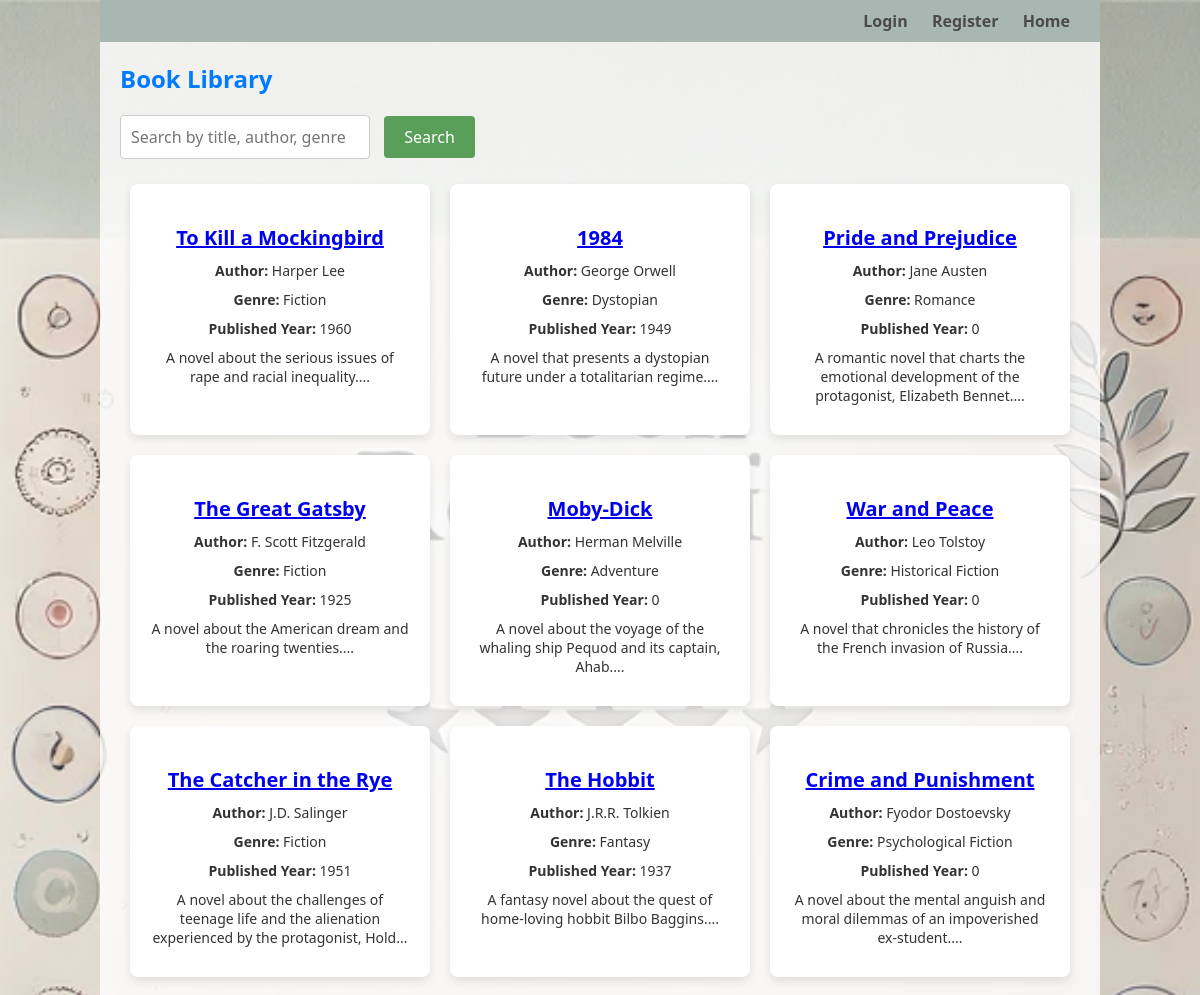
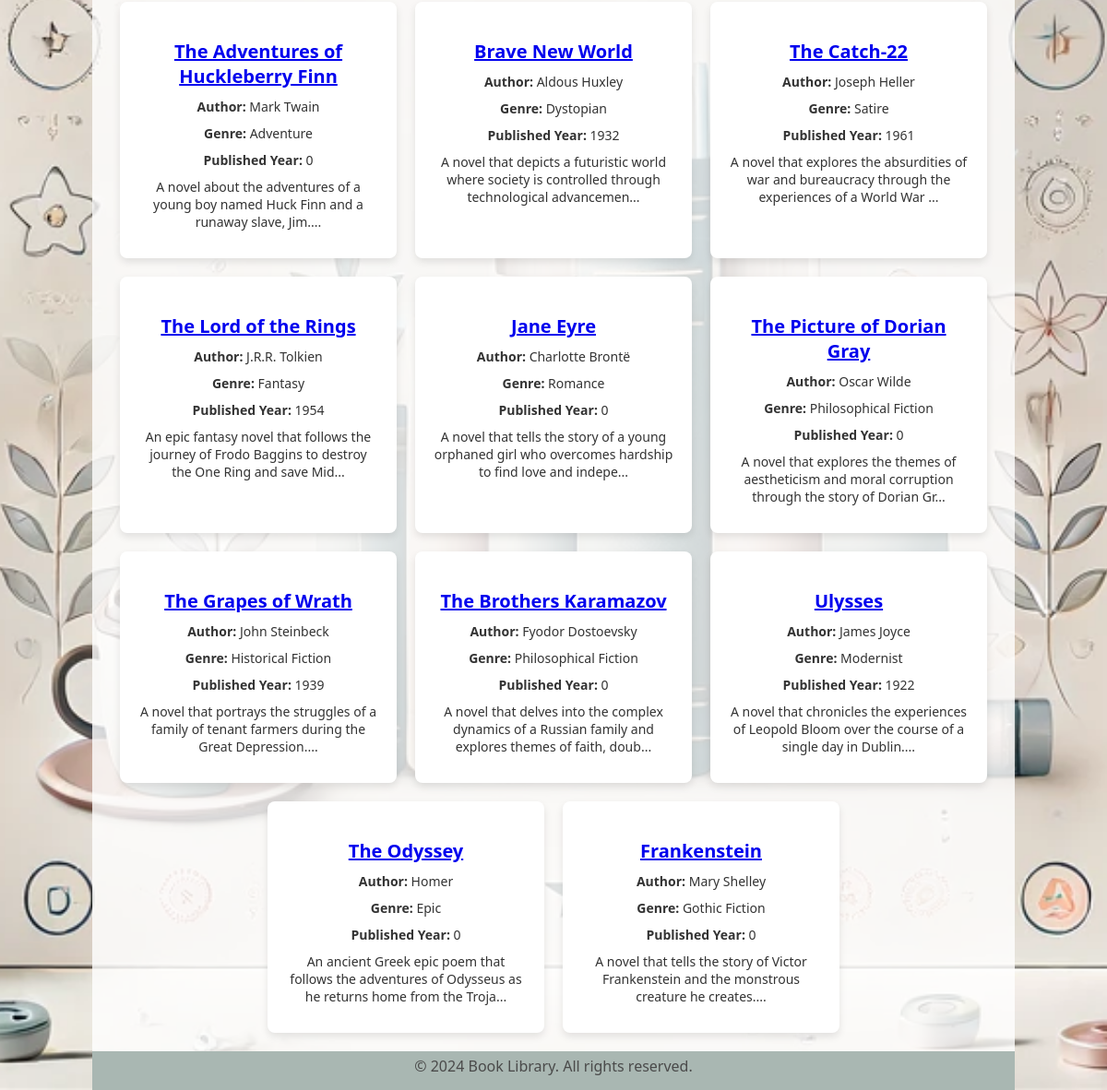
The page / on the database its author committed (2 pictures, top to bottom).
### tables this page shows
CREATE TABLE `books` (
  `id` int(11) NOT NULL,
  `title` varchar(255) NOT NULL,
  `author` varchar(255) NOT NULL,
  `genre` varchar(255) NOT NULL,
  `published_year` year(4) NOT NULL,
  `summary` text NOT NULL,
  `created_at` timestamp NOT NULL DEFAULT current_timestamp()
);

### src/Controller/BookController.php (called while the page is built, shortened)
<?php
require __DIR__ . '/../../config/database.php';
class BookController
{
    public function getAllBooks()
    {
        global $pdo;
        try {
            $stmt = $pdo->query('SELECT * FROM books');
            $results = $stmt->fetchAll();
            return $results;
        } catch (PDOException $e) {
            BookLogger::logError($e);
            ShowError::show404Page();
        }
    }
}

### public/index.php (the view, shortened to what this page needs)
<?php
require '../src/Controller/BookController.php';
$bookController = new BookController();
$books = [];
if (isset($_GET['search'])) {
    $searchQuery = $_GET['search'];
    $books = $bookController->searchBooks($searchQuery);
} else {
    $books = $bookController->getAllBooks();
}
?>
<!DOCTYPE html>
<html lang="en">
<head>
    <link rel="stylesheet" href="../assets/css/style.css">
</head>
<body>
    <?php include '../templates/header.php'; ?>
    <div class="container">
        <h1>Book Library</h1>
        <form method="GET" action="index.php" class="search-form">
            <input type="text" name="search" placeholder="Search by title, author, genre">
            <button type="submit">Search</button>
        </form>
        <div class="book-list">
            <?php if (empty($books)): ?>
                <p class="no-books-found">Book not found!!</p>
            <?php else: ?>
                <?php foreach ($books as $book): ?>
                    <div class="book-item">
                        <h2><a href="book.php?id=<?php echo htmlspecialchars($book['id']); ?>"><?php echo htmlspecialchars($book['title']); ?></a></h2>
                        <p><strong>Author:</strong> <?php echo htmlspecialchars($book['author']); ?></p>
                        <p><strong>Genre:</strong> <?php echo htmlspecialchars($book['genre']); ?></p>
                        <p><strong>Published Year:</strong> <?php echo htmlspecialchars($book['published_year']); ?></p>
                        <p><?php echo htmlspecialchars(substr($book['summary'], 0, 100)) . '...'; ?></p>
                    </div>
                <?php endforeach; ?>
            <?php endif; ?>
        </div>
    </div>
    <?php include '../templates/footer.php'; ?>
</body>
</html>

### templates/header.php
<header>
    <nav style="margin-left: auto;">
        <?php if (isset($_SESSION['user_id'])): ?>
            <a href="profile.php">Welcome, <?php echo isset($_SESSION['username']) ? htmlspecialchars($_SESSION['username']) : 'User'; ?>!</a>
            <a href="logout.php">Logout</a>
        <?php else: ?>
            <a href="login.php">Login</a>
            <a href="register.php">Register</a>
        <?php endif; ?>
        <a href="index.php">Home</a>
    </nav>
</header>

### templates/footer.php
<footer>
    <p>&copy; <?php echo date('Y'); ?> Book Library. All rights reserved.</p>
</footer>

### assets/css/style.css (style rules this page uses)
* { margin: 0; padding: 0; box-sizing: border-box; font-family: 'Segoe UI', Tahoma, Geneva, Verdana, sans-serif; }
html, body { height: 100%; }
body { background: url('../images/background.png') no-repeat center center fixed; background-size: cover; display: flex; flex-direction: column; color: #333; }
.container { background-color: rgba(255, 255, 255, 0.8); width: 100%; max-width: 1000px; padding: 20px; margin: 0 auto; flex: 1; justify-content: center; }
header { background: #A9B7B2; padding: 10px 20px; color: #4A4A4A; display: flex; justify-content: space-between; align-items: center; width: 100%; max-width: 1000px; margin: 0 auto; }
header nav a { color: #4A4A4A; text-decoration: none; margin: 0 10px; font-weight: bold; }
h1 { margin-bottom: 20px; font-size: 24px; color: #007bff; }
h2 { margin-top: 20px; font-size: 20px; color: #007bff; }
p { font-size: 16px; margin-bottom: 10px; }
input[type="text"], input[type="password"], input[type="email"], input[type="number"], textarea { padding: 10px; margin-bottom: 20px; border: 1px solid #ccc; border-radius: 4px; font-size: 16px; width: 100%; transition: border-color 0.3s ease; }
button { padding: 10px; background: #007bff; color: white; border: none; border-radius: 4px; font-size: 16px; cursor: pointer; transition: background 0.3s ease; }
.book-list { display: flex; flex-wrap: wrap; gap: 20px; justify-content: center; }
.book-item { background: white; padding: 20px; border-radius: 8px; box-shadow: 0 4px 8px rgba(0, 0, 0, 0.1); max-width: 300px; width: 100%; text-align: center; }
.book-item h2 { margin-bottom: 10px; font-size: 20px; color: #007bff; }
.book-item p { margin-bottom: 10px; font-size: 14px; }
footer { background: #A9B7B2; color: #4A4A4A; text-align: center; padding: 5px; flex-shrink: 0; width: 100%; max-width: 1000px; margin: 0 auto; }
.search-form { margin-bottom: 5px; }
.search-form input[type="text"] { padding: 10px; border: 1px solid #ccc; border-radius: 4px; font-size: 16px; width: 250px; margin-right: 10px; box-sizing: border-box; }
.search-form button { padding: 10px 20px; border: none; border-radius: 4px; background-color: #599e59; color: white; font-size: 16px; cursor: pointer; transition: background-color 0.3s ease; }

### rows shown on the page
books: title "To Kill a Mockingbird", author "Harper Lee", genre "Fiction", published_year "1960", summary "A novel about the serious issues of rape and racial inequality."
books: title "1984", author "George Orwell", genre "Dystopian", published_year "1949", summary "A novel that presents a dystopian future under a totalitarian regime."
books: title "Pride and Prejudice", author "Jane Austen", genre "Romance", published_year "0", summary "A romantic novel that charts the emotional development of the protagonist, Elizabeth Bennet."
books: title "The Great Gatsby", author "F. Scott Fitzgerald", genre "Fiction", published_year "1925", summary "A novel about the American dream and the roaring twenties."
books: title "Moby-Dick", author "Herman Melville", genre "Adventure", published_year "0", summary "A novel about the voyage of the whaling ship Pequod and its captain, Ahab."
books: title "War and Peace", author "Leo Tolstoy", genre "Historical Fiction", published_year "0", summary "A novel that chronicles the history of the French invasion of Russia."
books: title "The Catcher in the Rye", author "J.D. Salinger", genre "Fiction", published_year "1951", summary "A novel about the challenges of teenage life and the alienation experienced by the protagonist, Hold"
books: title "The Hobbit", author "J.R.R. Tolkien", genre "Fantasy", published_year "1937", summary "A fantasy novel about the quest of home-loving hobbit Bilbo Baggins."
books: title "Crime and Punishment", author "Fyodor Dostoevsky", genre "Psychological Fiction", published_year "0", summary "A novel about the mental anguish and moral dilemmas of an impoverished ex-student."
books: title "The Adventures of Huckleberry Finn", author "Mark Twain", genre "Adventure", published_year "0", summary "A novel about the adventures of a young boy named Huck Finn and a runaway slave, Jim."
books: title "Brave New World", author "Aldous Huxley", genre "Dystopian", published_year "1932", summary "A novel that depicts a futuristic world where society is controlled through technological advancemen"
books: title "The Catch-22", author "Joseph Heller", genre "Satire", published_year "1961", summary "A novel that explores the absurdities of war and bureaucracy through the experiences of a World War"
books: title "The Lord of the Rings", author "J.R.R. Tolkien", genre "Fantasy", published_year "1954", summary "An epic fantasy novel that follows the journey of Frodo Baggins to destroy the One Ring and save Mid"
books: title "Jane Eyre", author "Charlotte Brontë", genre "Romance", published_year "0", summary "A novel that tells the story of a young orphaned girl who overcomes hardship to find love and indepe"
books: title "The Picture of Dorian Gray", author "Oscar Wilde", genre "Philosophical Fiction", published_year "0", summary "A novel that explores the themes of aestheticism and moral corruption through the story of Dorian Gr"
books: title "The Grapes of Wrath", author "John Steinbeck", genre "Historical Fiction", published_year "1939", summary "A novel that portrays the struggles of a family of tenant farmers during the Great Depression."
books: title "The Brothers Karamazov", author "Fyodor Dostoevsky", genre "Philosophical Fiction", published_year "0", summary "A novel that delves into the complex dynamics of a Russian family and explores themes of faith, doub"
books: title "Ulysses", author "James Joyce", genre "Modernist", published_year "1922", summary "A novel that chronicles the experiences of Leopold Bloom over the course of a single day in Dublin."
books: title "The Odyssey", author "Homer", genre "Epic", published_year "0", summary "An ancient Greek epic poem that follows the adventures of Odysseus as he returns home from the Troja"
books: title "Frankenstein", author "Mary Shelley", genre "Gothic Fiction", published_year "0", summary "A novel that tells the story of Victor Frankenstein and the monstrous creature he creates."
